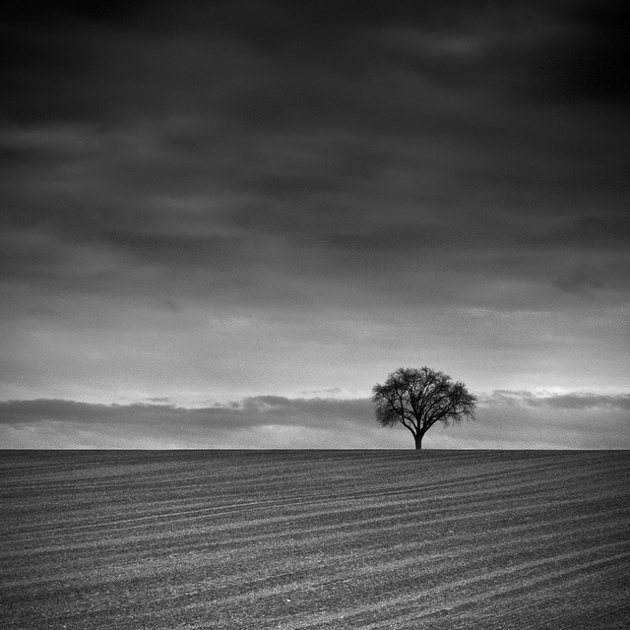
#> input picture wk4/tree_new.jpg, 630 x 630 px
$ jupyter execute ex1_interpolation.ipynb
#> lines starting #> are read from the running program, lines starting #| are printed output that depends on the picture
# Homework 3, Exercise 1
*Julia Herzen, Klaus Achterhold, Clemens Schmid, Manuel Schultheiss*

November 22, 2020

## Interpolation

The goal of this exercise is for you to try nearest-neighbor, bilinear and cardinal sine (``sinc``) interpolation of an image by generating and applying interpolation kernels.

For this, you should first downsample an image, and then increase its sampling again by applying each of the interpolation methods.

You need to replace the `??` in the code with the required commands.

[cell 1]
import numpy as np
import matplotlib.pyplot as plt
import scipy.ndimage as nd
import time

Increase default figure size:

[cell 2]
import matplotlib.pyplot as plt
plt.rcParams['figure.figsize'] = (14, 7)

Activate pyplot interactive mode:

[cell 3]
plt.ion()

a) First, read an image using matplotlib tools and **normalize it** to $[0, 1]$. Use **only one color channel**, and **mirror the image on the x-axis**.

[cell 4]
img = plt.imread('tree_new.jpg')[:, :, 0]
#> img: shape (630, 630); min 0, max 255, mean 84.8
img = (img - img.min() )/ (img.max() - img.min())
sh = np.shape(img)
#> sh = (630, 630)

b) Subsample the original image by factor 7 by keeping only every 7-th row and column.

**Hint:** Remember array indexing, `a[start:stop:step]`

[cell 5]
scale_factor = 7
img_subsampled = img[::7, ::7]
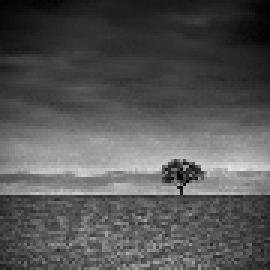
#> img_subsampled: shape (90, 90) float64 (shown 3 times larger); min 0.00392, max 0.89, mean 0.334

Show the subsampled image:

[cell 6]
plt.figure(1)
plt.imshow(img_subsampled, cmap="gray", vmax=1.)
plt.colorbar()

Use python's `assert()` function to ensure the new image width is below  or equal to $\frac{1}{7}$-th of the original image width.

**Remember:** Assert statements can be used to validate the correct functionality of your program: Imagine your downsampling function returns an image with a wrong resolution. It is often better to crash the program than unknowingly continuing the program with a wrong result.

[cell 7]
assert img_subsampled.shape[0]*7 <= img.shape[0]

**OPTIONAL TASK:** Make a better downsampled version of the image by **binning**: Instead of picking every 7th row and column as we did above, we average patches of $7 \times 7$ pixels into a single pixel. This makes for a less noisy downsampled version of the image.

Instead of doing that with for loops, we can do this by clever resorting of image data:

First, reshape the `2d` array into a `4d` array, where the two new axes contain the values that are to be averaged. Use `np.reshape` for this task.

[cell 8]
reshaped_image = np.reshape(img, (90, 7, 90, 7))

Print the shape of the reshaped array. It should be `(90, 7, 90, 7)`:

[cell 9]
print("Shape of the reshaped image:",  reshaped_image.shape)
#| Shape of the reshaped image: (90, 7, 90, 7)

Next, calculate the mean of the array along the axes 1 and 3 (the ones with length 7):

[cell 10]
img_binned = np.mean(reshaped_image, axis=(1, 3))
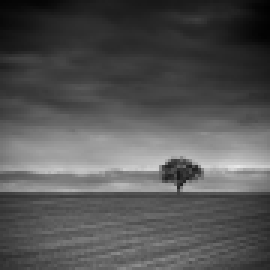
#> img_binned: shape (90, 90) float64 (shown 3 times larger); min 0.0072, max 0.909, mean 0.333

Compare the difference to simple subsampling:

[cell 11]
plt.figure(2)
plt.subplot(121); plt.title('Simple subsampling')
plt.imshow(img_subsampled, cmap='gray'); plt.colorbar()
plt.subplot(122); plt.title('Binning')
plt.imshow(img_binned, cmap='gray'); plt.colorbar()
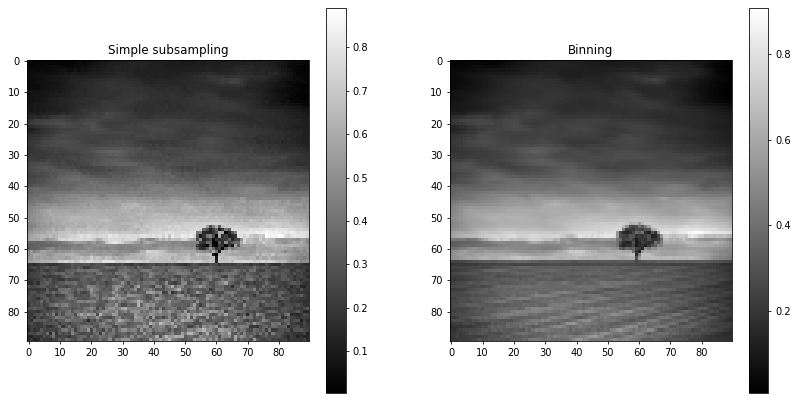
#> figure drawn by matplotlib, 4 panels

We overwrite `img_subsampled` with `img_binned` so that we use that for the rest of the exercise

[cell 12]
img_subsampled = img_binned

**(OPTIONAL TASK END)**

The following tasks are **NOT** optional.

c) Prepare the subsampled image for interpolation by inserting zeros between all
pixel values in `img_subsampled`. `img_up` should be the same size as the original (`img`).
To fill the upscaled image with a sparse matrix, remember the `array[start:stop:step]` syntax for slicing.

Generate a matrix with shape `sh`, which contains only zeros:

[cell 13]
img_up = np.zeros(sh)

Next, fill the pixels of `img_subsampled`. We select every 7th pixel on the x and y axis as a destination. The source is the img_subsampled image. We measure the time of this operation.

[cell 14]
starttime = time.time()
img_up[scale_factor//2::scale_factor, scale_factor//2::scale_factor] = img_subsampled
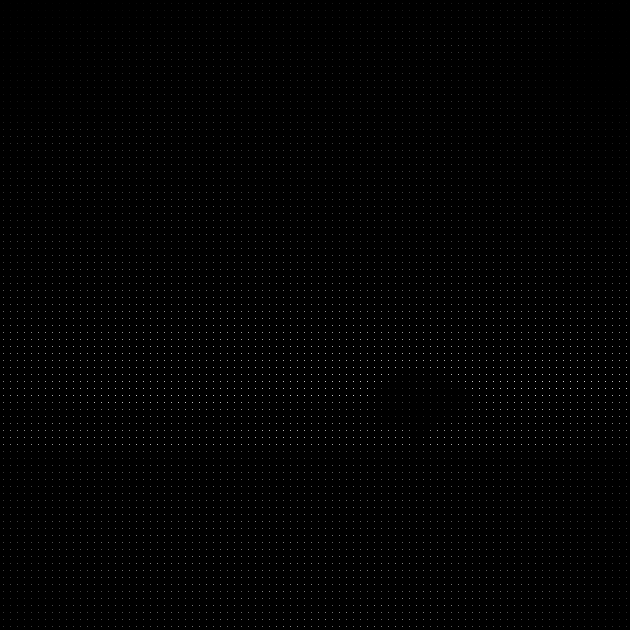
#> img_up: shape (630, 630) float64; min 0, max 0.909, mean 0.00679
print("Time: %.2e seconds" % (time.time() - starttime))

Have a look at (a part of) `img_up`: This is the image to which we will apply the different kernels.

[cell 15]
plt.figure(3, figsize=(8,8))
plt.imshow(img_up, cmap='gray')

**d) Implement a for loop doing the same thing** and measure the time again.

To check if the results are equal, compare the sum of both images using `assert`.

[cell 16]
img_up_alternative = np.zeros(sh)
starttime = time.time()

for i in range(img_subsampled.shape[0]):
    for j in range(img_subsampled.shape[1]):
        i_upsampled = scale_factor // 2 + i * scale_factor
        j_upsampled = scale_factor // 2 + j * scale_factor
        img_up_alternative[i_upsampled, j_upsampled] = img_subsampled[i,j]

print("Time: %.2e seconds" % (time.time() - starttime))

assert(img_up.all() == img_up_alternative.all())

Notice how this approach is approx. 10 times slower than using NumPy array slicing!

Next, define the interpolation kernel for nearest neighbour interpolation.

**Hint:** The kernel should have a $7 \times 7$ size, as the pixels are seperated by 7 distance units. All kernel values should be 1.

[cell 17]
kernel_nearest = np.ones((7,7))

**e) Perform nearest-neighbor interpolation** using either convolution (easier) or FFT.

You can use `nd.convolve` for the convolution with the parameter `mode='wrap'`.

[cell 18]
img_nearest = nd.convolve(img_up, kernel_nearest, mode='wrap')

[cell 19]
plt.figure(4)
plt.imshow(img_nearest, cmap='gray')
plt.colorbar()
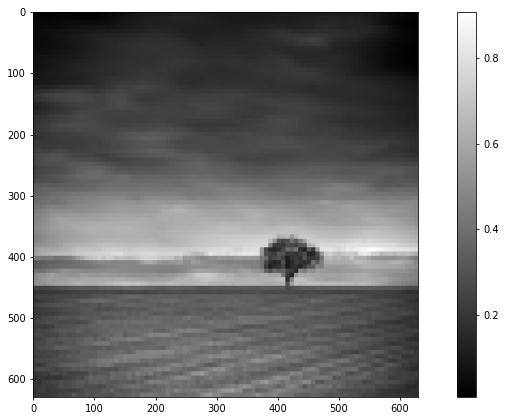
#> figure drawn by matplotlib, 2 panels

Make sure 49 pixels in the kernel are set to 1 using the python `assert()` statement:

[cell 20]
assert kernel_nearest.sum() == 49

**f) Perform bilinear interpolation** using convolution and FFT (optional).

Define the interpolation kernel for linear interpolation. This kernel must be larger than $7 \times 7$, because it always uses four adjacent non-zero pixels in ``img_up`` (which are spaced 7 pixels apart)!

**Hint:** the linear kernel can be obtained by a 2D convolution of two rectangular kernels centered in a larger kernel. Make sure to zero-pad the rectangular kernel (see e.g. `np.pad`)! The kernel should fall off to zero towards the edges!

[cell 21]
kernel_rect =  np.pad(kernel_nearest, scale_factor//2 + 1)
kernel_linear = nd.convolve(kernel_rect, kernel_rect)

[cell 22]
kernel_rect

[cell 23]
plt.figure(5)
plt.imshow(kernel_linear, vmin=0)
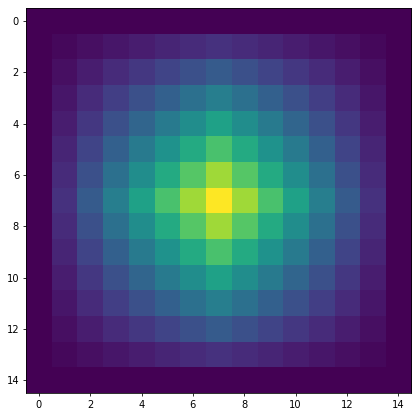
#> figure drawn by matplotlib, 1 panel

For good measure, normalize the maximum value of the kernel to 1, so that the interpolated pixel values are in the same range as the original.

[cell 24]
kernel_linear = kernel_linear / kernel_linear.max()

Convolve `img_up` with the new kernel, use `mode='wrap'` again.

[cell 25]
img_linear = nd.convolve(img_up, kernel_linear, mode='wrap')

**BONUS:** do the same thing with `np.fft.fft2` and `np.fft.ifft2`. Use only `img_up` and `kernel_nearest` as input data.

Hint: the keyword parameter `s` can be used to set the size of the output array of ``np.fft.fft2`` to match the size of the FFT of `img_up`.

[cell 26]
img_linear_fft = np.fft.ifft2(np.fft.fft2(img_up)*np.fft.fft2(kernel_linear, s=img_up.shape)).real
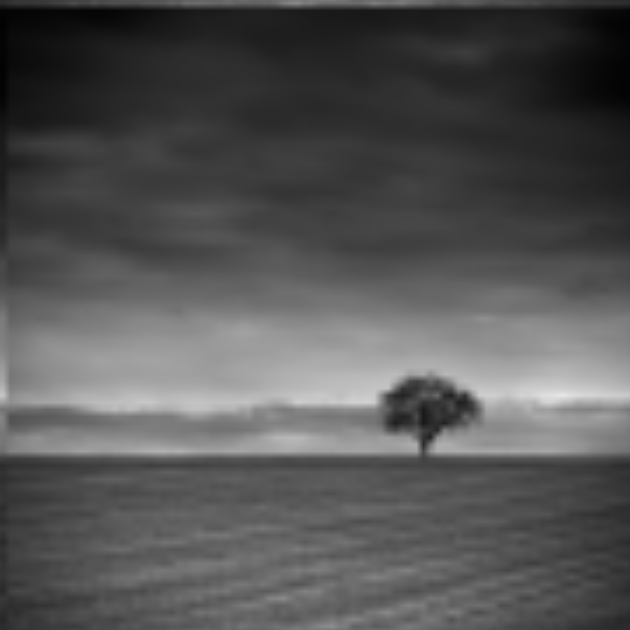
#> img_linear_fft: shape (630, 630) float64; min 0.0072, max 0.909, mean 0.333

Check if the images are normalized correctly and have a look if the filtered
and unfiltered images are correctly aligned.
Also, plot the difference image of the original image and the linear interpolated image:

[cell 27]
plt.figure(6)
plt.subplot(131); plt.title('Nearest-neighbor interpolation')
plt.imshow(img_nearest); plt.colorbar(orientation='horizontal')
plt.subplot(132); plt.title('Linear interpolation')
plt.imshow(img_linear); plt.colorbar(orientation='horizontal')
plt.subplot(133); plt.title('Linear interpolation minus original')
plt.imshow(img_linear - img); plt.colorbar(orientation='horizontal')
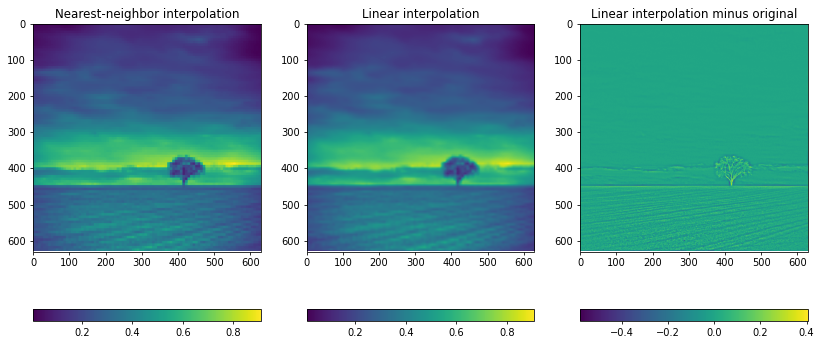
#> figure drawn by matplotlib, 6 panels

g) **Perform interpolation with the cardinal sine (sinc) function** using the convolution theorem and FFT.

**Hint:** This is easier to do in the frequency (Fourier) domain.

The Fourier transform of `sinc(x)` is given by the "rectangular function" (https://en.wikipedia.org/wiki/Rectangular_function#Fourier_transform_of_the_rectangular_function ).

The Fourier transform of the input image thus gets multiplied with a rectangular function (in 2 dimensions), and the result is transformed back to the spatial domain. The width of the rectangle is given by the width of the subsampled image, `sh`, divided by the subsampling factor.

* Make an image with zeroes the size of `img_up`:

[cell 28]
sinc_filter = np.zeros(sh)

* Place a rectangle of ones with the appropriate size in the center of the image
* Apply ``np.fft.fftshift`` so that the center of the image travels to the top left corner

[cell 29]
h = sh[0] // scale_factor
#> h = 90
w = sh[1] // scale_factor
#> w = 90
sinc_filter[sh[0]//2 - h//2 : sh[0]//2 + h//2, sh[1]//2 - w//2 : sh[1]//2 + w//2] = 1
sinc_filter = np.fft.fftshift(sinc_filter)

* Have a look at the filter kernel:

[cell 30]
plt.figure(7)
plt.imshow(sinc_filter)
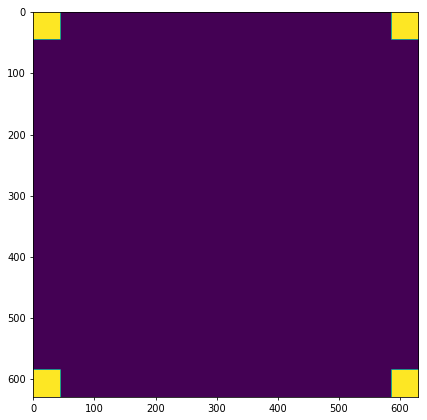
#> figure drawn by matplotlib, 1 panel

* Apply the filter to the image. Remember the convolution theorem! Consider that `sinc_filter` is already the FFT of the Kernel. Discard the imaginary part of the result.

[cell 31]
img_sinc = np.fft.ifft2(np.fft.fft2(img_up) * sinc_filter).real
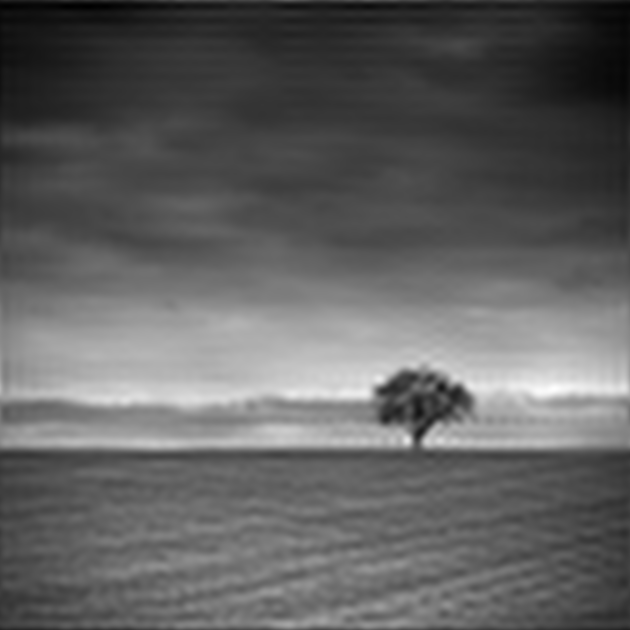
#> img_sinc: shape (630, 630) float64; min -0.000479, max 0.0186, mean 0.00679; drawn with min black and max white
